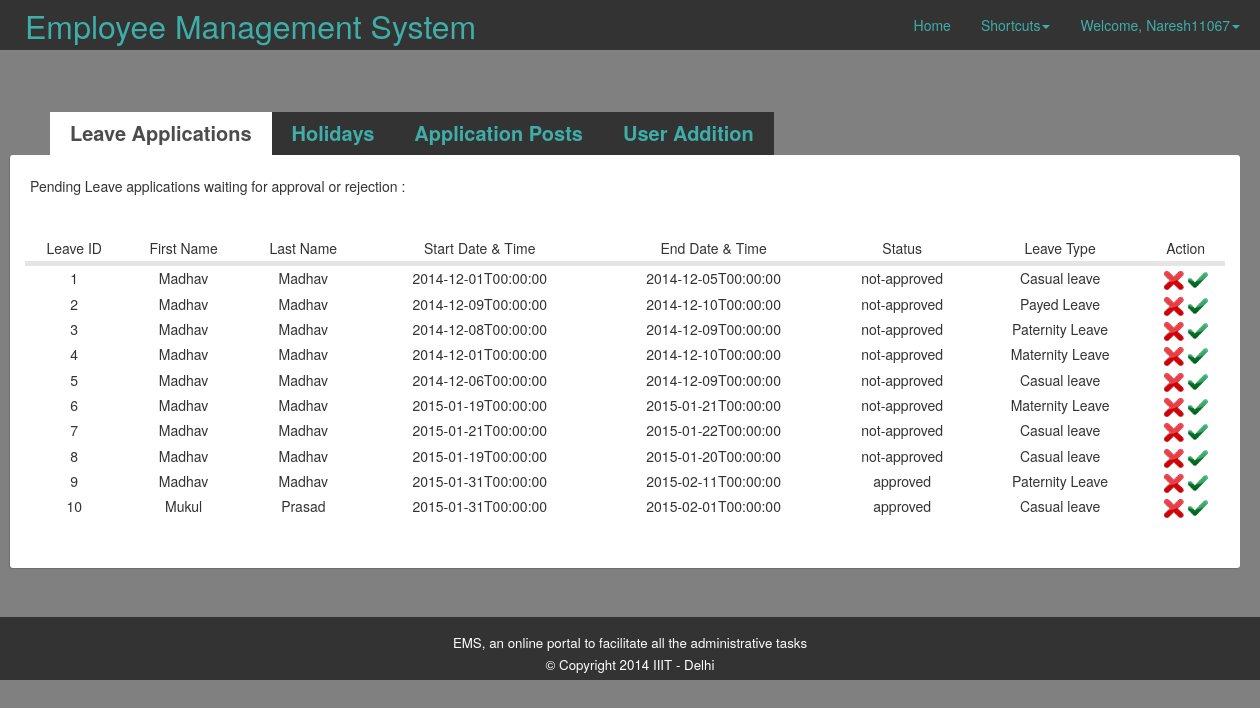
/INCLUDES/admin.php (signed in), run on an earlier commit of the app's database.
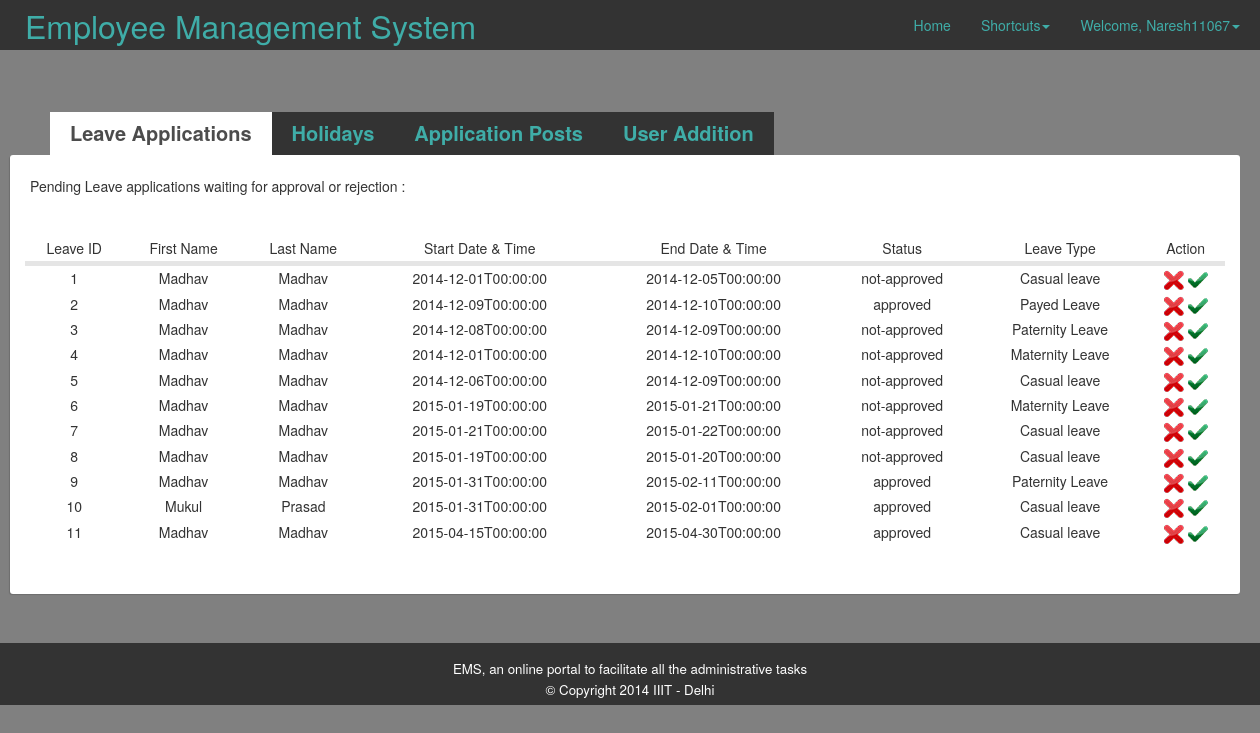
And on a later commit of the database.
### tables this page shows
CREATE TABLE IF NOT EXISTS `leave` (
  `l_id` bigint(20) NOT NULL AUTO_INCREMENT,
  `id` bigint(20) NOT NULL,
  `title` varchar(200) NOT NULL,
  `start` varchar(200) NOT NULL,
  `end` varchar(200) NOT NULL,
  `description` varchar(200) NOT NULL,
  `backgroundColor` varchar(100) NOT NULL,
  PRIMARY KEY (`l_id`)
);

CREATE TABLE IF NOT EXISTS `users` (
  `rights` bigint(20) NOT NULL DEFAULT '0',
  `U_id` int(50) NOT NULL AUTO_INCREMENT COMMENT 'User ID',
  `flag` int(1) NOT NULL,
  `username` varchar(20) NOT NULL,
  `email` varchar(100) NOT NULL,
  `password` varchar(100) NOT NULL,
  `firstname` varchar(100) NOT NULL,
  `middlename` varchar(100) DEFAULT NULL,
  `lastname` varchar(100) NOT NULL,
  `DOB` date NOT NULL,
  `mobile` bigint(100) NOT NULL,
  `image` longblob NOT NULL,
  PRIMARY KEY (`U_id`),
  UNIQUE KEY `username` (`username`,`email`)
);

### INCLUDES/admin.php (the view, shortened to what this page needs)
<!DOCTYPE html>
<html>
<?php
	if(!$_SESSION['username']){
        echo (
			"<SCRIPT LANGUAGE='JavaScript'>
    			window.location.href='../';
    		   	window.alert('Not logged in.Please login to EMS to continue.')
    			</SCRIPT>"
		);
	}
	else {
?>
    <head>
        <link rel="stylesheet" type="text/css" href="../CSS/bootstrap.css" media="screen" />
        <link rel="stylesheet" type="text/css" href="../CSS/admin.css" media="screen" />
			 <link rel="stylesheet" href="//code.jquery.com/ui/1.11.3/themes/smoothness/jquery-ui.css">
	</head>
 <body  style="background-color:#808080">
		<nav class="navbar navbar-fixed-top" role="navigation">
			<div class="navbar-inner">
            	<div class="container">
            		<div class="navbar-header">
                		<ul class="nav navbar-nav">
                			<li class="active"><a class="navbar-brand" href="Home.php"><font size="+3"> Employee Management System</font></a></li>
                		</ul>
            		</div>
            		<div class="navbar-collapse collapse">
          				<ul class="nav navbar-nav navbar-right">
                    		<li><a href="Home.php">Home</a></li>
                   			<li class="dropdown"><a href="#" class="dropdown-toggle" data-toggle="dropdown">Shortcuts<b class="caret"></b></a>
                    		</li>
                            <li class="dropdown"><a href="#" class="dropdown-toggle" data-toggle="dropdown"><?php echo "Welcome, ".$_SESSION['username'] . "<b class='caret'></b>"?></a>
                            </li>
               			</ul>
           			</div>
        		</div>
			</div>
		</nav>
        <div class="container" style="margin-top:8em;">
            <section>
                <div class="tabs">
                    <ul class="tab-links" id="pages">
                        <li class="active"><a href="#tab1">Leave Applications</a></li>
                        <li><a href="#tab2">Holidays</a></li>
                        <li><a href="#tab3">Application Posts</a></li>
                        <li><a href="#tab4">User Addition</a></li>
                    </ul>
                    <div class="tab-content">
                        <div id="tab1" class="tab active">
                            <p>Pending Leave applications waiting for approval or rejection :</p>
                            <p>
                                <form id="form1" method="POST" action="<?php echo htmlspecialchars($_SERVER["PHP_SELF"]);?>">
                                    <table  class="tb5" width="100%"  style="margin:1em 0;">
                                        <tr>
											<td align="center">Leave ID</td>
                                            <td align="center">First Name</td>
                                            <td align="center">Last Name</td>
                                            <td align="center">Start Date & Time</td>
                                            <td align="center">End Date & Time</td>
                                            <td align="center">Status</td>
											<td align="center">Leave Type</td>
											<td align="center">Action</td>
                                        </tr>
                                        <tr>
                                            <td class="divider" colspan="8"></td>
                                        </tr>
                                    <?php
                                        $select=mysql_query("select * from `leave` where 1") or die(mysql_error());
                                        while($fetch=mysql_fetch_array($select))
                                        {
                                    ?>
                                            <tr>
											<?php
												$select2 = mysql_query("select firstname, lastname from users where U_id = ".$fetch[1]) or die(mysql_error());
												$fetch2 = mysql_fetch_array($select2);
											?>
												<td align="center"><?php echo $fetch[0] ?></td>
												<td align="center"><?php echo $fetch2[0] ?></td>
												<td align="center"><?php echo $fetch2[1] ?></td>
                                                <td align="center"><?php echo $fetch[3] ?></td>
                                                <td align="center"><?php echo $fetch[4] ?></td>
												<td align="center"><?php if($fetch[6] == "orange"){echo "not-approved";}else{echo "approved";} ?></td>
                                                <td align="center"><?php echo $fetch[2] ?></td>
                                                <td align="center">
                                                    <a href="deleteleave.php?Del=<?php echo $fetch[0]; ?>"><img src="../IMAGES/cross.png" alt="Disapprove "></a>
                                                    <a href="approveleave.php?Edit=<?php echo $fetch[0]; ?>"><img src="../IMAGES/tick.png" alt="Approve"></a>
                                        </td>
                                    </tr>
                                    <?php } ?>
                                    </table>
                                </form>
                            </p>
                        </div>
                    </div>
                </div>
            </section>
        </div>
        <div class="footer">
            <div id="legal">
                EMS, an online portal to facilitate all the administrative tasks<br>
                © Copyright 2014 IIIT - Delhi
            </div>
        </div>
</html>
<?php
	}
?>

### CSS/admin.css (style rules this page uses)
.divider { height: 5px; overflow: hidden; background-color: #e5e5e5; }
.tabs { width:100%; display:block; }
.tab-links:after { display:block; clear:both; content:''; }
.tab-links li { margin:0px 0px; float:left; list-style:none; }
.tab-links a { padding:5px 20px; display:inline-block; background:#333333; font-size:20px; font-weight:600; transition:all linear 0.15s; }
#pages li.active a { background:#fff; color:#4c4c4c; text-decoration:none; }
.tab-content { padding:15px; border-radius:3px; box-shadow:-1px 1px 1px rgba(0,0,0,0.15); background:#fff; }
.tab { display:none; }
.tab p { padding: 5px; }
.tab.active { display:block; }

What changed in the data, as far as the page shows it:
changed leave "Payed Leave": backgroundColor "not-approved" → "approved"
added leave: l_id "11", users.firstname "Madhav", users.lastname "Madhav", start "2015-04-15T00:00:00", end "2015-04-30T00:00:00", backgroundColor "approved", title "Casual leave"
